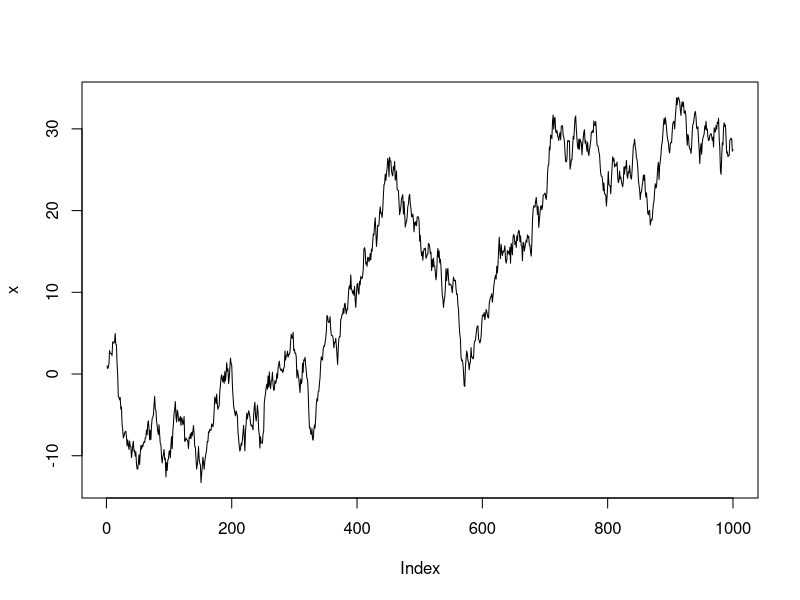
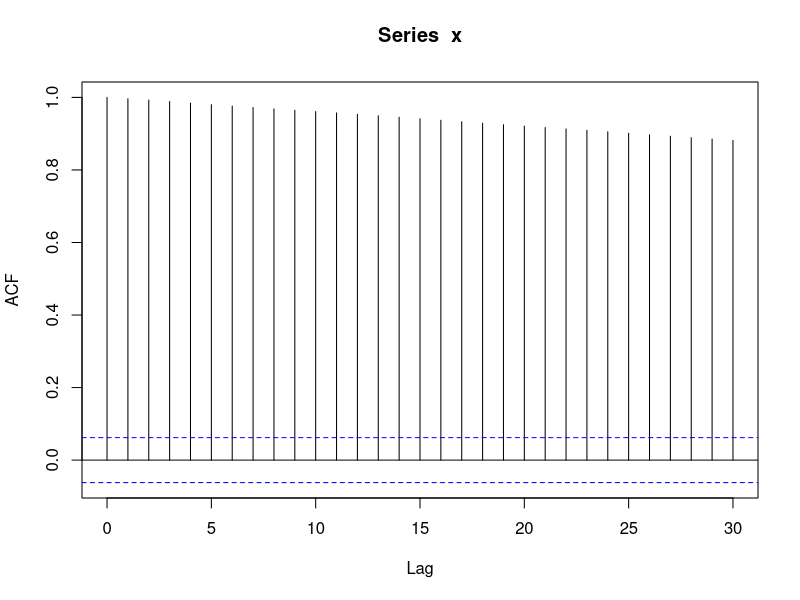

Recreate these plots in R, in order.
# Date: 10/26/2017

#Simulate AR(1) processes X_t = \phi X_{t-1} + Z_t, t=1, ..., 1000,
# for standard normally distributed WN Z_t and \phi = -.9, ..., 0, ..., +.9. 
# (1) Plot the simulated time series.# 
# (2) Plot the sample ACF using the R function acf. 
# (3) Compute CI's for the mean \mu = 0 and compare.
set.seed(1995)
Z = rnorm(1000,0,1)
x = NULL
x[1] = 1
for(i in 2:1000)
{
  x[i] = x[i-1] + Z[i]
}
plot(x, type = 'l')
acf(x)
